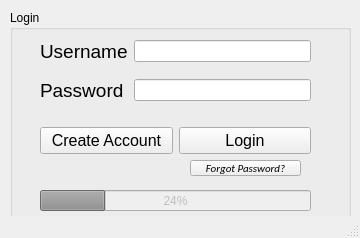
<?xml version="1.0" encoding="UTF-8"?>
<ui version="4.0">
 <class>mainWindow</class>
 <widget class="QMainWindow" name="mainWindow">
  <property name="geometry">
   <rect>
    <x>0</x>
    <y>0</y>
    <width>360</width>
    <height>238</height>
   </rect>
  </property>
  <property name="windowTitle">
   <string>MainWindow</string>
  </property>
  <widget class="QWidget" name="centralwidget">
   <widget class="QGroupBox" name="groupBox">
    <property name="geometry">
     <rect>
      <x>10</x>
      <y>10</y>
      <width>341</width>
      <height>211</height>
     </rect>
    </property>
    <property name="title">
     <string>Login</string>
    </property>
    <widget class="QWidget" name="gridLayoutWidget">
     <property name="geometry">
      <rect>
       <x>30</x>
       <y>20</y>
       <width>271</width>
       <height>82</height>
      </rect>
     </property>
     <layout class="QGridLayout" name="gridLayout">
      <item row="0" column="1">
       <widget class="QLineEdit" name="lineEdit"/>
      </item>
      <item row="1" column="0">
       <widget class="QLabel" name="label_2">
        <property name="font">
         <font>
          <pointsize>14</pointsize>
         </font>
        </property>
        <property name="text">
         <string>Password</string>
        </property>
       </widget>
      </item>
      <item row="0" column="0">
       <widget class="QLabel" name="label">
        <property name="font">
         <font>
          <pointsize>14</pointsize>
         </font>
        </property>
        <property name="text">
         <string>Username</string>
        </property>
       </widget>
      </item>
      <item row="1" column="1">
       <widget class="QLineEdit" name="lineEdit_2">
        <property name="echoMode">
         <enum>QLineEdit::Password</enum>
        </property>
       </widget>
      </item>
     </layout>
    </widget>
    <widget class="QWidget" name="horizontalLayoutWidget">
     <property name="geometry">
      <rect>
       <x>30</x>
       <y>110</y>
       <width>271</width>
       <height>41</height>
      </rect>
     </property>
     <layout class="QHBoxLayout" name="horizontalLayout">
      <item>
       <widget class="QPushButton" name="CreateAccButton">
        <property name="font">
         <font>
          <pointsize>12</pointsize>
         </font>
        </property>
        <property name="text">
         <string>Create Account</string>
        </property>
       </widget>
      </item>
      <item>
       <widget class="QPushButton" name="LoginButton">
        <property name="font">
         <font>
          <pointsize>12</pointsize>
         </font>
        </property>
        <property name="text">
         <string>Login</string>
        </property>
       </widget>
      </item>
     </layout>
    </widget>
    <widget class="QPushButton" name="ResetPassButton">
     <property name="geometry">
      <rect>
       <x>180</x>
       <y>150</y>
       <width>111</width>
       <height>16</height>
      </rect>
     </property>
     <property name="font">
      <font>
       <family>Calibri</family>
       <pointsize>8</pointsize>
       <italic>true</italic>
      </font>
     </property>
     <property name="text">
      <string>Forgot Password?</string>
     </property>
    </widget>
    <widget class="QProgressBar" name="loginProgressBar">
     <property name="enabled">
      <bool>false</bool>
     </property>
     <property name="geometry">
      <rect>
       <x>30</x>
       <y>180</y>
       <width>271</width>
       <height>21</height>
      </rect>
     </property>
     <property name="value">
      <number>24</number>
     </property>
    </widget>
   </widget>
  </widget>
  <widget class="QStatusBar" name="statusbar"/>
 </widget>
 <resources/>
 <connections>
  <connection>
   <sender>LoginButton</sender>
   <signal>clicked()</signal>
   <receiver>loginProgressBar</receiver>
   <slot>reset()</slot>
   <hints>
    <hint type="sourcelabel">
     <x>205</x>
     <y>142</y>
    </hint>
    <hint type="destinationlabel">
     <x>179</x>
     <y>205</y>
    </hint>
   </hints>
  </connection>
 </connections>
</ui>
